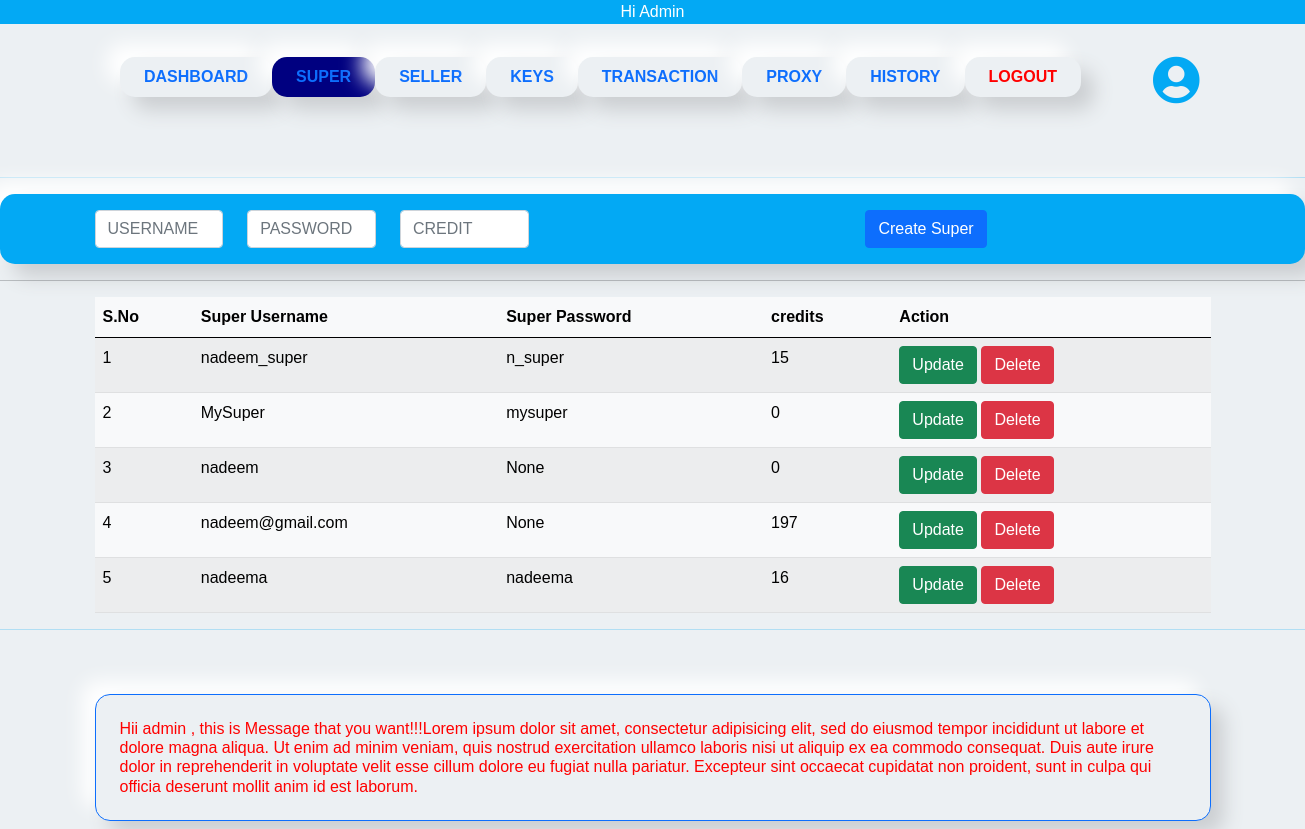
The page /AdminUser/admin_super (signed in) on the database its author committed.
### app/models.py (models this page shows)
class User(AbstractUser): #inherite here
    is_admin    =  models.BooleanField(default=False) #high
    is_super    =  models.BooleanField(default=False) #mid
    is_seller   =  models.BooleanField(default=False) #low
    credit      =  models.PositiveIntegerField(default=0)
    created_by  =  models.CharField( max_length=150 , null=True, blank=True )
    creator     =  models.ForeignKey('self', on_delete=models.CASCADE , null=True, blank=True)
    seller_pass =  models.CharField( max_length=150 , null=True, blank=True )
    super_pass  =  models.CharField( max_length=150 , null=True, blank=True )

### Admin/views.py (the view, shortened to what this page needs)
# urls.py: path('admin_super', admin_Super,name='admin_super'),
def admin_Super(request):
    if not request.user.is_authenticated:
        return redirect('home')
    username      = request.user.username
    supers       =  User.objects.filter(is_super = True)
    return render(request,'app/admin/admin_super.html',{'username':username,'supers':supers})

### app/template/app/admin/admin_super.html (shortened to what this page needs)
{% extends 'app/base.html' %}
{% load static %}
{% block body %}
{% include 'app/admin/admin_header.html' %}
<div class="navbar navbar-expand-lg smooth" style="background-color: #03A9F4;">
    <div class="container my-2">
      <form method="POST" action="{% url 'admin_super' %}" class=" my-2 my-lg-0 ">
        <div class="row">
          <div class="col-sm-2">
            <input name="super_username" id="client_name" class="form-control  mr-sm-2" type="text" placeholder="USERNAME"  aria-label="client name" title="enter username "  required>
          </div>
          <div class="col-sm-2">
            <input name="super_password" id="client_id" class="form-control mr-sm-2" type="text" placeholder="PASSWORD"  aria-label="client id." title="enter password" required>
          </div>
          <div class="col-sm-2">
            <input name="super_credit" id="client_id" class="form-control mr-sm-2" type="number" min="0" placeholder="CREDIT"  aria-label="client id." title="Enter credits" width=20 >
          </div>
          <div class="col-sm-6">
            <button  style="float:right;" class="btn btn-primary my-2 my-sm-0" type="submit" title="Create">Create Super</button>
          </div>
        </div>
          </form>
    </div>
    </div>
<hr>
<div class="container">
<table class="table table-striped table-light">
    <thead class="thead-dark">
    <tr>
      <th>S.No</th>
      <th>Super Username</th>
      <th>Super Password</th>
      <th>credits</th>
      <th class="">Action</th>
    </tr>
    </thead>
    <tbody>
      {% for i in supers.all %}
      <tr>
        <td>{{ forloop.counter}}</td>
        <td>{{ i.username }}</td>
        <td>{{ i.super_pass }}</td>
        <td>{{ i.credit }}</td>
          <td>
            <a href="{% url 'update_super'  i.id %}" class="btn btn-success">Update</a>
            <a href="{% url 'delete_super'  i.id %}" onclick="return confirm('Do you want to really delete?   ') ; "  class="btn btn-danger">Delete</a>
      </td>
      </tr>
      {% endfor %}
      </tbody>
  </table>
</div>
{% include 'app/admin/admin_footer.html' %}
{%endblock%}

### app/template/app/base.html (style rules this page uses)
* { margin: 0; padding: 0; box-sizing: border-box; font-family: 'Poppins', sans-serif }
body { background: #ecf0f3; margin: None; padding: None; }
.smooth { background-color: #ecf0f3; border-radius: 15px; box-shadow: 13px 13px 20px #cbced1, -13px -13px 20px #fff }

### rows shown on the page
User: username "nadeem_super", super_pass "n_super", credit "15"
User: username "MySuper", super_pass "mysuper", credit "0"
User: username "nadeem", super_pass "None", credit "0"
User: username "nadeem@gmail.com", super_pass "None", credit "197"
User: username "nadeema", super_pass "nadeema", credit "16"
